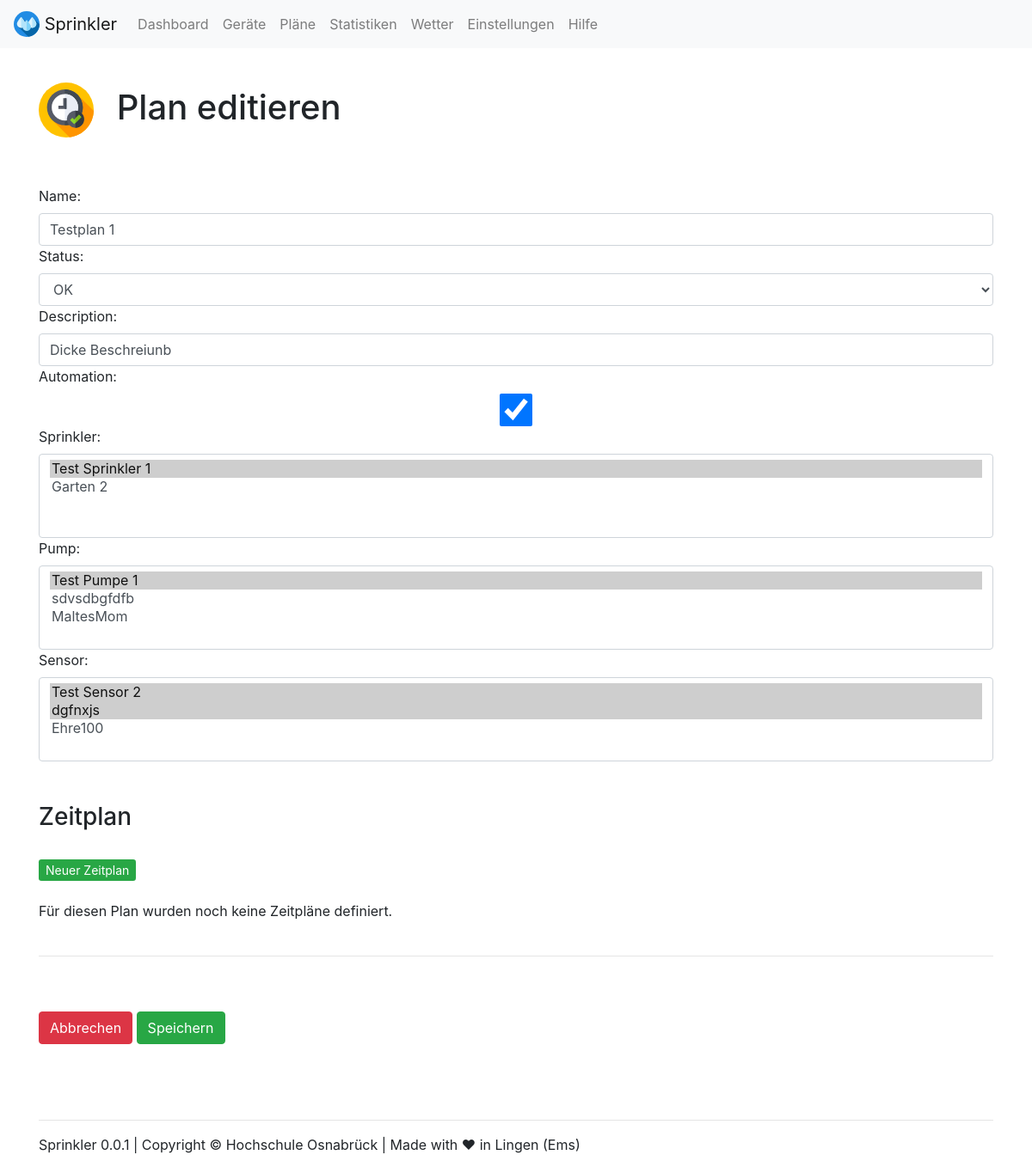
The page /plans/edit/1 on the database as committed earlier.
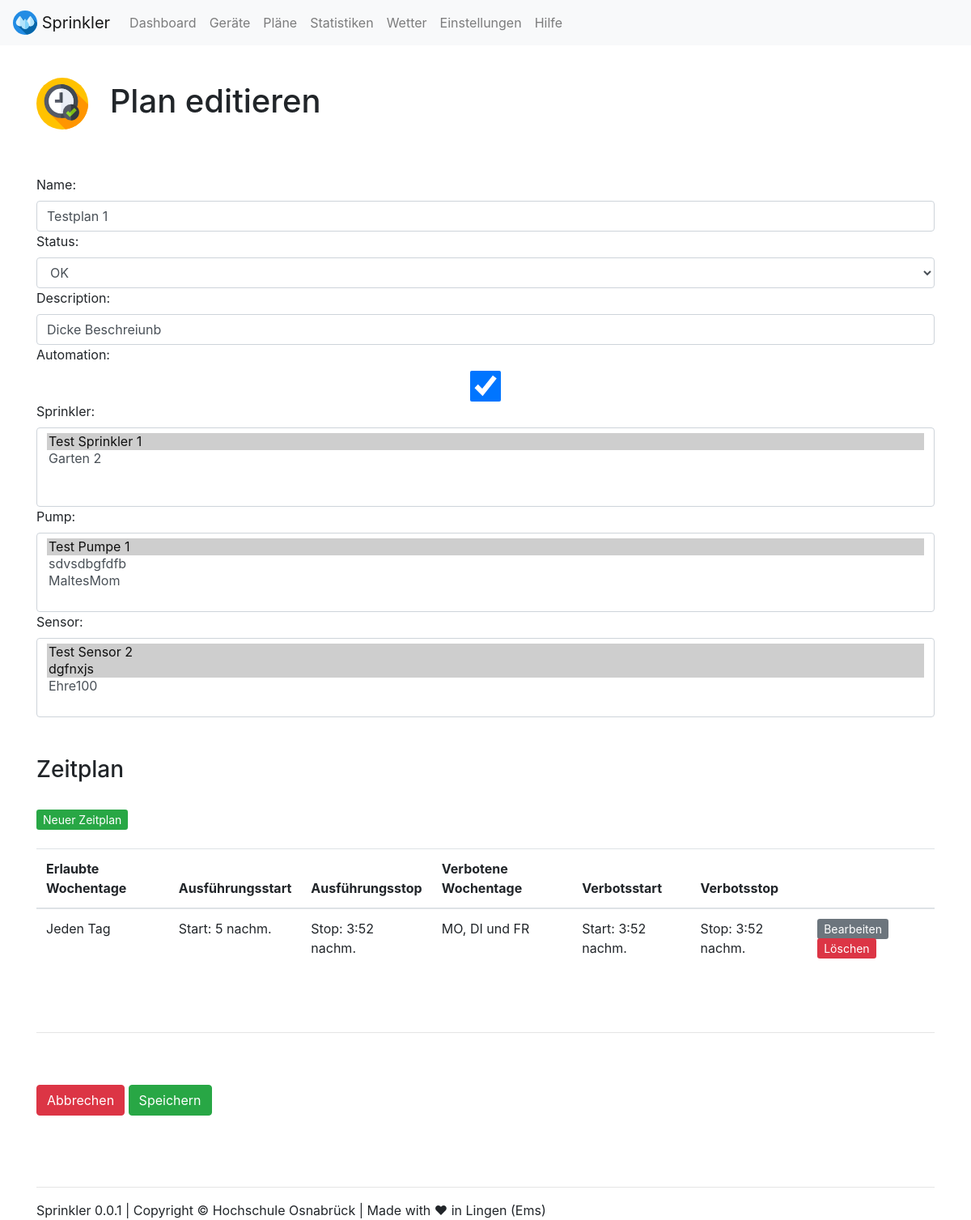
The same page on the database as committed later.
### webapp/models.py (models this page shows)
class Schedule(models.Model):
    plan = models.ForeignKey(Plan, on_delete=models.CASCADE)
    allow_monday = models.BooleanField(default=False)
    allow_tuesday = models.BooleanField(default=False)
    allow_wednesday = models.BooleanField(default=False)
    allow_thursday = models.BooleanField(default=False)
    allow_friday = models.BooleanField(default=False)
    allow_saturday = models.BooleanField(default=False)
    allow_sunday = models.BooleanField(default=False)
    allow_time_start = models.TimeField(auto_now=False, auto_now_add=False)
    allow_time_stop = models.TimeField(auto_now=False, auto_now_add=False)
    deny_monday = models.BooleanField(default=False)
    deny_tuesday = models.BooleanField(default=False)
    deny_wednesday = models.BooleanField(default=False)
    deny_thursday = models.BooleanField(default=False)
    deny_friday = models.BooleanField(default=False)
    deny_saturday = models.BooleanField(default=False)
    deny_sunday = models.BooleanField(default=False)
    deny_time_start = models.TimeField(auto_now=False, auto_now_add=False)
    deny_time_stop = models.TimeField(auto_now=False, auto_now_add=False)

### webapp/views.py (the view)
# urls.py: path('plans/edit/<int:plan_id>', views.plans_edit, name='plan_edit'),
def plans_edit(request, plan_id):
    args = {}
    args['id'] = plan_id
    if request.method == 'POST':
        p = Plan.objects.get(pk=plan_id)
        f = PlanForm(request.POST, instance=p)
        f.save()
        return redirect('plans')
    else:
        plan = Plan.objects.get(pk=plan_id)
        args['form'] = PlanForm(instance=plan)
        args['schedules'] = Schedule.objects.filter(plan=plan_id).all()
    return TemplateResponse(request, "plans_edit.html", args)

### webapp/models.py
class PlanForm(ModelForm):
    class Meta:
        model = Plan
        fields = ('name', 'status', 'description', 'automation', 'sprinkler', 'pump', 'sensor')
        widgets = {
            'name': forms.TextInput(attrs={'class': 'form-control'}),
            'status': forms.Select(attrs={'class': 'form-control'}),
            'description': forms.TextInput(attrs={'class': 'form-control'}),
            'automation': forms.CheckboxInput(attrs={'class': 'form-control'}),
            'sprinkler': forms.SelectMultiple(attrs={'class': 'form-control'}),
            'pump': forms.SelectMultiple(attrs={'class': 'form-control'}),
            'sensor': forms.SelectMultiple(attrs={'class': 'form-control'}),
        }

### webapp/models.py (called while the page is built)
    def __str__(self):
        return self.name

    def __str__(self):
        return self.name

    def __str__(self):
        return self.name

### webapp/templates/plans_edit.html (shortened to what this page needs)
{% load static %}
{% include "views/top.html" %}
<br>
<h1><img src="{% static 'webapp/img/icons/plans.svg' %}" width="64" class="mr-3"> Plan editieren</h1>
<br><br>
<form method="POST" action="{% url "plan_edit" id %}">
    {{ form }}
    <br><br>
    <h3>Zeitplan</h3>
    <br>
    <a class="btn-sm btn-success" href="{% url 'schedule_create' id %}" role="button">Neuer Zeitplan</a>
    <br><br>
    {% if schedules %}
    <table class="table table-hover">
  <thead>
    <tr>
      <th scope="col">Erlaubte Wochentage</th>
      <th scope="col">Ausführungsstart</th>
      <th scope="col">Ausführungsstop</th>
      <th scope="col">Verbotene Wochentage</th>
      <th scope="col">Verbotsstart</th>
      <th scope="col">Verbotsstop</th>
      <th scope="col"></th>
    </tr>
  </thead>
  <tbody>
    {% for schedule in schedules %}
    <tr>
      <td>Jeden Tag</td>
      <td>Start: {{ schedule.allow_time_start }}</td>
      <td>Stop: {{ schedule.allow_time_stop }}</td>
      <td>MO, DI und FR</td>
      <td>Start: {{ schedule.deny_time_start }}</td>
      <td>Stop: {{ schedule.deny_time_stop }}</td>
      <td>
        <a class="btn-sm btn-secondary" href="{% url 'schedule_edit' id schedule.id %}" role="button">Bearbeiten</a>
        <a onclick="return confirm('Soll der Plan {{ plan.name }} löschen?')" class="btn-sm btn-danger" href="{% url 'schedule_delete' id schedule.id %}" role="button">Löschen</a>
      </td>
    </tr>
    {% endfor %}
    </tbody>
</table>
    {% else %}
    Für diesen Plan wurden noch keine Zeitpläne definiert.
    {% endif %}
    <br><br>
    <hr>
    <br><br>
    <a class="btn btn-danger" href="{% url 'plans' %}" role="button">Abbrechen</a>
    <button type="submit" class="btn btn-success">Speichern</button>
</form>
{% include "views/footer.html" %}
{% include "views/bottom.html" %}

Rows that differ between the two databases and show on the page:
added Schedule: allow_time_start "5 nachm.", allow_time_stop "3:52 nachm.", deny_time_start "3:52 nachm.", deny_time_stop "3:52 nachm."
Other text that changed with them:
text no longer shown: "Für diesen Plan wurden noch keine Zeitpläne definiert."
text now shown: "Erlaubte Wochentage Ausführungsstart Ausführungsstop Verbotene Wochentage Verbotsstart Verbotsstop"
